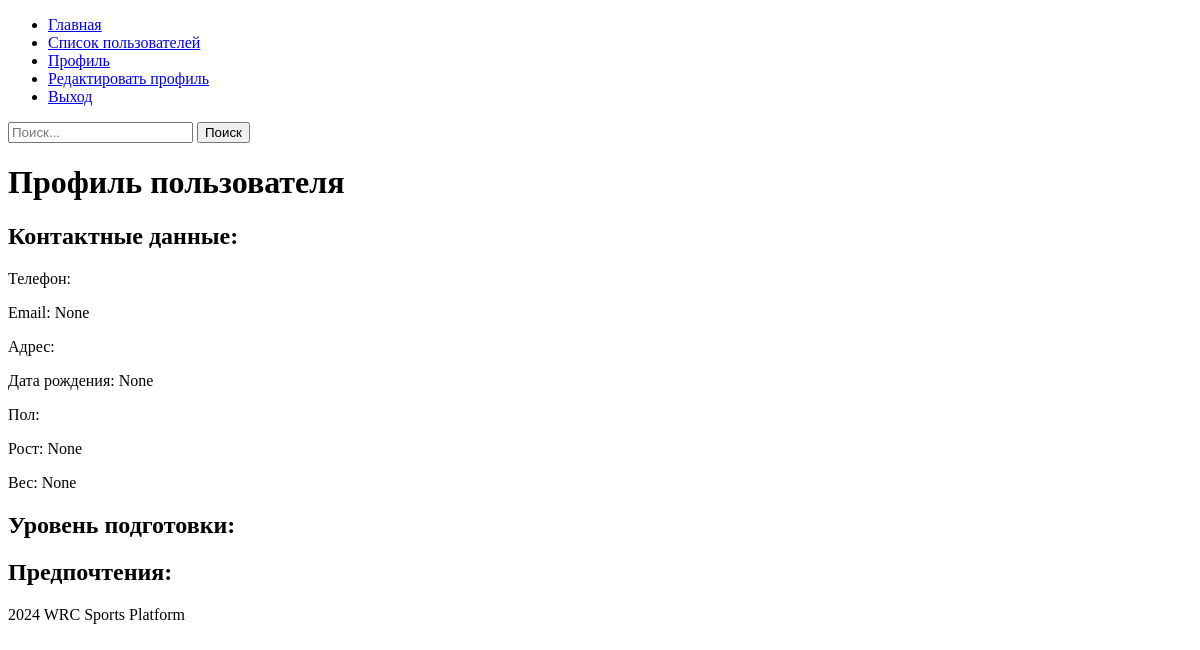
The page /users/profile/1 (signed in) on the database as committed earlier.
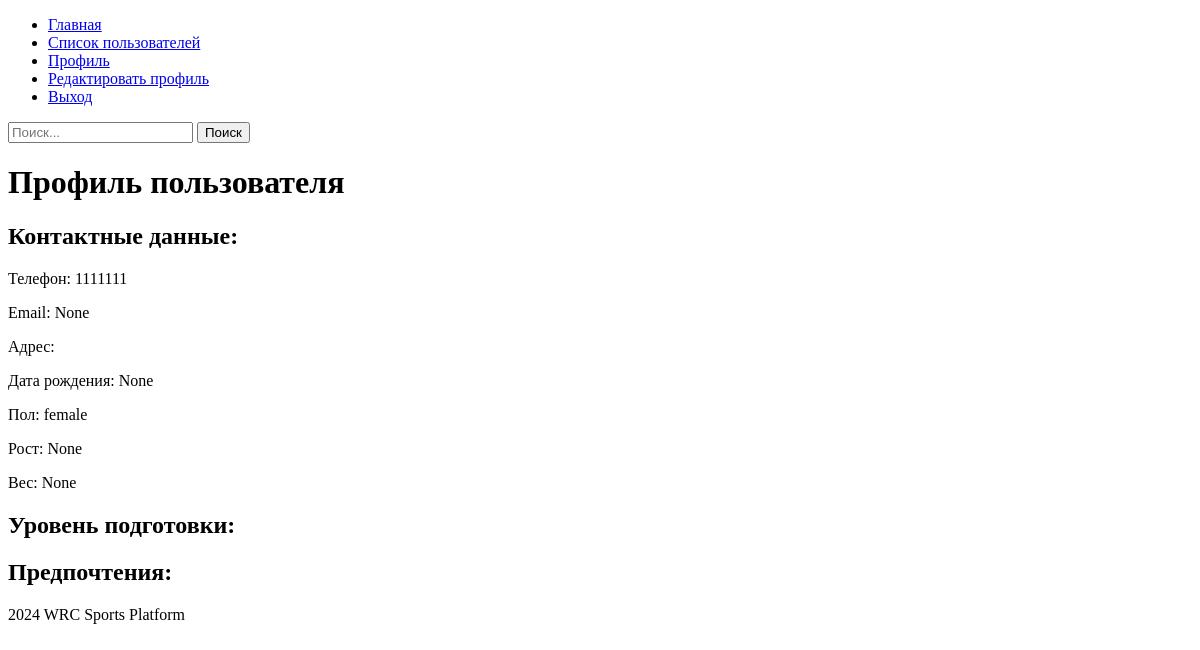
The same page on the database as committed later.
### users/models.py (models this page shows, shortened)
class UserProfile(models.Model):
    user = models.OneToOneField(settings.AUTH_USER_MODEL, on_delete=models.CASCADE)
    phone_number = models.CharField(max_length=15, blank=True, default='')
    email = models.EmailField(blank=True, null=True)
    address = models.TextField(blank=True, default='')
    birth_date = models.DateField(blank=True, null=True)
    gender = models.CharField(max_length=10, choices=[('male', 'Male'), ('female', 'Female')], blank=True, default='')
    height = models.DecimalField(max_digits=5, decimal_places=2, null=True, blank=True)
    weight = models.DecimalField(max_digits=5, decimal_places=2, null=True, blank=True)
    experience_level = models.CharField(max_length=50, blank=True, default='')
    preferred_sports = models.TextField(blank=True, default='')
    participation_history = models.TextField(blank=True, default='')
    coaching_details = models.TextField(blank=True, default='')
    medical_information = models.TextField(blank=True, default='')
    equipment = models.TextField(blank=True, default='')
    club_memberships = models.TextField(blank=True, default='')
    subscriptions = models.TextField(blank=True, default='')
    privacy_settings = models.JSONField(blank=True, default=default_privacy_settings)
    receive_newsletters = models.BooleanField(default=True)
    public_profile = models.BooleanField(default=False)

### users/views.py (the view)
# urls.py: path('profile/<int:user_id>', views.profile_view, name='profile_view'),
@login_required
def profile_view(request, user_id):
    user_profile = get_object_or_404(UserProfile, user__id=user_id)
    if request.user.id != user_profile.user.id and not request.user.is_superuser:
        return render(request, 'users/permission_denied.html')
    if request.method == 'POST':
        form = UserProfileUpdateForm(request.POST, request.FILES, instance=user_profile)
        if form.is_valid():
            form.save()
            return redirect('users:profile_view', user_id=user_id)
    else:
        form = UserProfileUpdateForm(instance=user_profile)
    context = {
        'form': form,
        'user_profile': user_profile
    }
    return render(request, 'users/profile.html', context)

### users/forms.py
class UserProfileUpdateForm(forms.ModelForm):
    class Meta:
        model = UserProfile
        fields = [
            'phone_number',
            'birth_date',
            'gender',
            'height',
            'weight',
            'experience_level',
            'preferred_sports',
            'medical_information',
            'equipment',
            'club_memberships',
            'subscriptions'
        ]

### users/templates/users/profile.html (shortened to what this page needs)
{% extends "base.html" %}
{% block content %}
<h1>Профиль пользователя</h1>
<div>
    <h2>Контактные данные:</h2>
    <p>Телефон: {{ user_profile.phone_number }}</p>
    <p>Email: {{ user_profile.email }}</p>
    <p>Адрес: {{ user_profile.address }}</p>
</div>
<div>
    <p>Дата рождения: {{ user_profile.birth_date }}</p>
    <p>Пол: {{ user_profile.gender }}</p>
    <p>Рост: {{ user_profile.height }}</p>
    <p>Вес: {{ user_profile.weight }}</p>
</div>
<div>
    <h2>Уровень подготовки:</h2>
</div>
<div>
    <h2>Предпочтения:</h2>
</div>
{% endblock content %}

### templates/base.html (shortened to what this page needs)
{% load tz %}
<!DOCTYPE html>
<html lang="ru">
    <head>
        {% load static %}
        <link rel="stylesheet" href="{% static 'css/style.css' %}">
    </head>
    <body>
        <header>
            <nav>
                <ul>
                    <li><a href="{% url 'main' %}">Главная</a></li>
                    {% if not user.is_authenticated %}
                        <li><a href="{% url 'users:register' %}">Регистрация</a></li>
                        <li><a href="{% url 'users:login' %}">Вход</a></li>
                    {% else %}
                        <li><a href="{% url 'users:users_list' %}">Список пользователей</a></li>
                        <li><a href="{% url 'users:profile_view' request.user.id %}">Профиль</a></li>
                        <li><a href="{% url 'users:edit_profile' %}">Редактировать профиль</a></li>
                        <li><a href="{% url 'users:logout' %}">Выход</a></li>
                    {% endif %}
                </ul>
            </nav>
            <form method="get" action="{% url 'users:search_user' %}">
                <input type="text" name="q" placeholder="Поиск...">
                <button type="submit">Поиск</button>
            </form>
        </header>
        <main>
            {% block content %}{% endblock content %}
        </main>
        <footer>
            <p> {% now "Y" %} WRC Sports Platform</p>
        </footer>
    </body>
</html>

Rows that differ between the two databases and show on the page:
changed UserProfile "None": phone_number (not shown) → "1111111"; gender (not shown) → "female"
